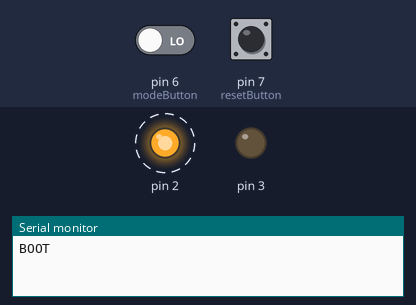
Recording of a program running on a simulated Arduino Uno, built with avr-gcc and run on an emulated ATmega328P. Shown: output pins drawn as LEDs (lit = HIGH), the last lines printed to the serial monitor. Dashed ring = blinking. The test bench sets the inputs (shaded band); at power-on: pin 6 (modeButton) LOW, pin 7 (resetButton) LOW.

Above: at 1.2 s.
1.3 s: pin 6 (modeButton) driven HIGH and pin 7 (resetButton) driven HIGH
4.3 s: pin 6 (modeButton) driven LOW
At 5.5 s:
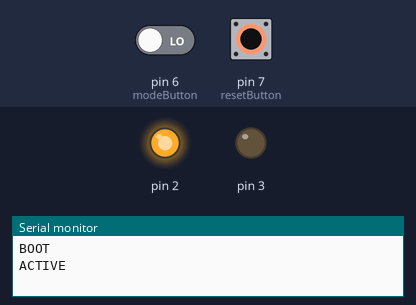
6.5 s: pin 6 (modeButton) driven HIGH
At 6.79 s:
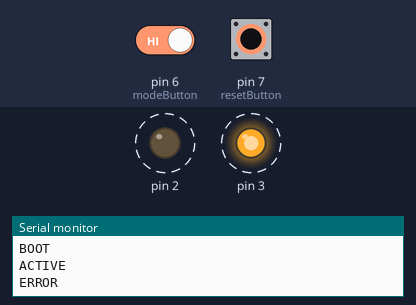
9.5 s: pin 7 (resetButton) pulsed LOW 2 times (0.12 s each, 0.3 s apart)
At 9.75 s:
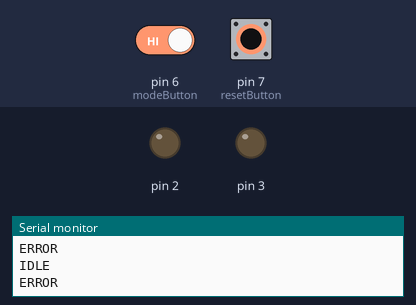
Timing chart, 0 to 13.5 s (numbered marks = the images above; inputs shaded):
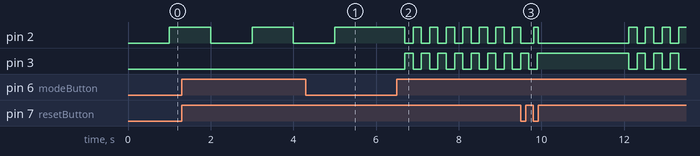

The program:

main.cpp
```cpp
#include <Arduino.h>
#include "SystemManager.h"

LED stateLED(2, 200);
LED diagLED(3, 200);

Button modeButton(6);
Button resetButton(7);

SystemManager manager(&modeButton, &resetButton, &stateLED, &diagLED);

void setup()
{
  Serial.begin(9600);
  manager.begin();
}

void loop()
{
  manager.update();
}
```

SystemManager.h
```cpp
#pragma once

#include "utils/button.h"
#include "utils/led.h"
#include "SystemState.h"

class SystemManager
{
private:
    unsigned long now;
    unsigned long startTime;

    Button *modeButton;
    Button *resetButton;
    LED *stateLED;
    LED *diagLED;

    SystemState state;
    SystemState prevState;

    bool stateChanged;

public:
    void begin();
    SystemManager(
        Button *mB,
        Button *rB,
        LED *sL,
        LED *dL);

    void update();
    void onEnterState(SystemState state);

    void setState(SystemState state);
    void updateModeButton();
    void updateResetButton();
    void updateModeResetButton();
};
```

SystemState.h
```cpp
#pragma once

enum class SystemState
{
    BOOT,
    IDLE,
    ACTIVE,
    ERROR,
    RECOVERY
};

inline const char *systemStateToString(SystemState state)
{
    switch (state)
    {
    case SystemState::BOOT:
        return "BOOTING";
        break;
    case SystemState::ACTIVE:
        return "ACTIVATED";
        break;
    case SystemState::ERROR:
        return "ERROR";
        break;
    case SystemState::IDLE:
        return "IDLE";
        break;
    case SystemState::RECOVERY:
        return "RECOVERYING";
        break;
    default:
        return "UNKNOWN";
        break;
    }
}
```

button.h
```cpp
#pragma once

#include <Arduino.h>

class Button
{
private:
    const uint8_t pin;
    bool state;
    bool previous;
    bool current;

public:
    void begin();
    Button(const uint8_t pin);
    void update();

    bool isPressed();
    uint8_t getPin() const;
};
```

led.h
```cpp
#pragma once

#include <Arduino.h>

class LED
{
private:
    const uint8_t pin;
    unsigned long startTime;
    unsigned long duration;

    bool shouldBlink;
    bool status;

public:
    void begin();
    LED(const uint8_t pin, unsigned long duration);
    void update();

    void setState(bool state);
    void setShouldBlink(bool blink);
    void setDuration(unsigned long duration);
};
```

SystemManager.cpp
```cpp
#include "SystemManager.h"

SystemManager::SystemManager(
    Button *mB,
    Button *rB,
    LED *sL,
    LED *dL)
    : startTime(0), modeButton(mB), resetButton(rB), stateLED(sL), diagLED(dL), state(SystemState::BOOT), prevState(SystemState::BOOT), stateChanged(false)
{
}

void SystemManager::begin()
{
    modeButton->begin();
    resetButton->begin();
    stateLED->begin();
    diagLED->begin();

    onEnterState(state);
}

void SystemManager::update()
{
    now = millis();
    stateChanged = false;

    modeButton->update();
    resetButton->update();
    stateLED->update();
    diagLED->update();

    if (state == SystemState::BOOT)
    {
        if (now - startTime >= 5000)
        {
            setState(SystemState::ACTIVE);
        }
    }

    if (state == SystemState::RECOVERY)
    {
        if (now - startTime >= 2000)
        {
            setState(SystemState::IDLE);
        }
    }

    if (state != prevState)
    {
        onEnterState(state);
        prevState = state;
    }

    updateModeResetButton();
    updateModeButton();
    updateResetButton();
}

void SystemManager::setState(SystemState newState)
{
    if (state != newState)
    {
        state = newState;
        stateChanged = true;
    }
}

void SystemManager::onEnterState(SystemState state)
{
    startTime = millis();
    switch (state)
    {
    case SystemState::BOOT:
        stateLED->setDuration(1000);
        stateLED->setShouldBlink(true);
        diagLED->setShouldBlink(false);
        diagLED->setState(false);
        Serial.println("BOOT");
        break;
    case SystemState::IDLE:
        stateLED->setShouldBlink(false);
        stateLED->setState(false);
        diagLED->setDuration(1000);
        diagLED->setShouldBlink(true);
        Serial.println("IDLE");
        break;
    case SystemState::ACTIVE:
        stateLED->setShouldBlink(false);
        stateLED->setState(true);
        diagLED->setShouldBlink(false);
        diagLED->setState(false);
        Serial.println("ACTIVE");
        break;
    case SystemState::ERROR:
        stateLED->setShouldBlink(true);
        stateLED->setDuration(200);
        diagLED->setShouldBlink(true);
        diagLED->setDuration(200);
        Serial.println("ERROR");
        break;
    case SystemState::RECOVERY:
        stateLED->setShouldBlink(false);
        stateLED->setState(false);
        diagLED->setShouldBlink(false);
        diagLED->setState(true);
        Serial.println("RECOVERY");
        break;
    default:
        Serial.println("Unknown State");
        break;
    }
}

void SystemManager::updateModeButton()
{
    if (modeButton->isPressed())
    {
        if (state == SystemState::ACTIVE)
        {
            setState(SystemState::IDLE);
        }
        else if (state == SystemState::IDLE)
        {
            setState(SystemState::ACTIVE);
        }
    }
}

void SystemManager::updateResetButton()
{
    if (resetButton->isPressed())
    {
        if (state == SystemState::ERROR)
        {
            setState(SystemState::RECOVERY);
        }
    }
}

void SystemManager::updateModeResetButton()
{
    if (digitalRead(modeButton->getPin()) && digitalRead(resetButton->getPin()))
    {
        if (state == SystemState::ACTIVE || state == SystemState::IDLE)
        {
            setState(SystemState::ERROR);

            modeButton->isPressed();
            resetButton->isPressed();
        }
    }
}
```

button.cpp
```cpp
#include "utils/button.h"

void Button::begin()
{
    pinMode(pin, INPUT);
}

Button::Button(const uint8_t pin)
    : pin(pin), state(false), previous(false), current(false) {}

void Button::update()
{
    current = digitalRead(pin);

    if (current && !previous)
    {
        state = true;
    }

    previous = current;
}

bool Button::isPressed()
{
    if (state)
    {
        state = false;
        return true;
    }
    return false;
}

uint8_t Button::getPin() const
{
    return pin;
}
```

led.cpp
```cpp
#include "utils/led.h"

LED::LED(const uint8_t pin, unsigned long duration)
    : pin(pin), duration(duration), startTime(0), shouldBlink(false), status(false) {}

void LED::begin()
{
    pinMode(pin, OUTPUT);
    setState(false);
}

void LED::setDuration(unsigned long duration)
{
    this->duration = duration;
}

void LED::setShouldBlink(bool blink)
{
    if (shouldBlink != blink)
    {
        this->shouldBlink = blink;
        startTime = millis();
    }
}

void LED::setState(bool state)
{
    this->status = state;
    digitalWrite(pin, status);
}

void LED::update()
{
    unsigned long now = millis();
    if (shouldBlink)
    {
        if (now - startTime >= duration)
        {
            startTime = now;
            status = !status;
            digitalWrite(pin, status);
        }
    }
}
```

Measured:
- after the input at 4.3 s, pin 2: goes on until 5.0 s, then stays HIGH; pin 3: stops changing and stays LOW
- after the input at 6.5 s, pin 2, pin 3: alternates HIGH for 0.20 s and LOW for 0.20 s, starting after 0.20 s
